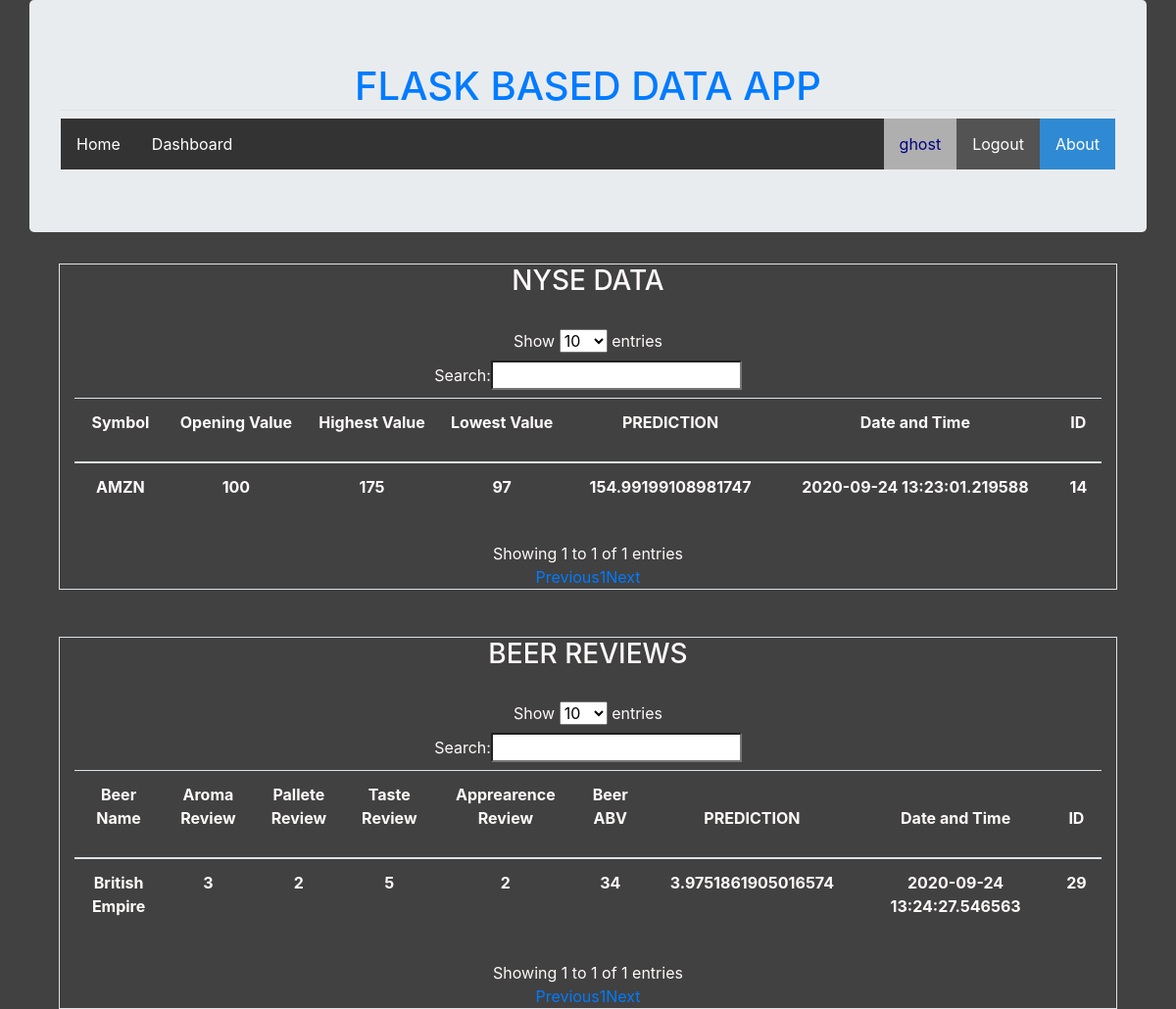
The page /dashboard (signed in) on the database as committed earlier.
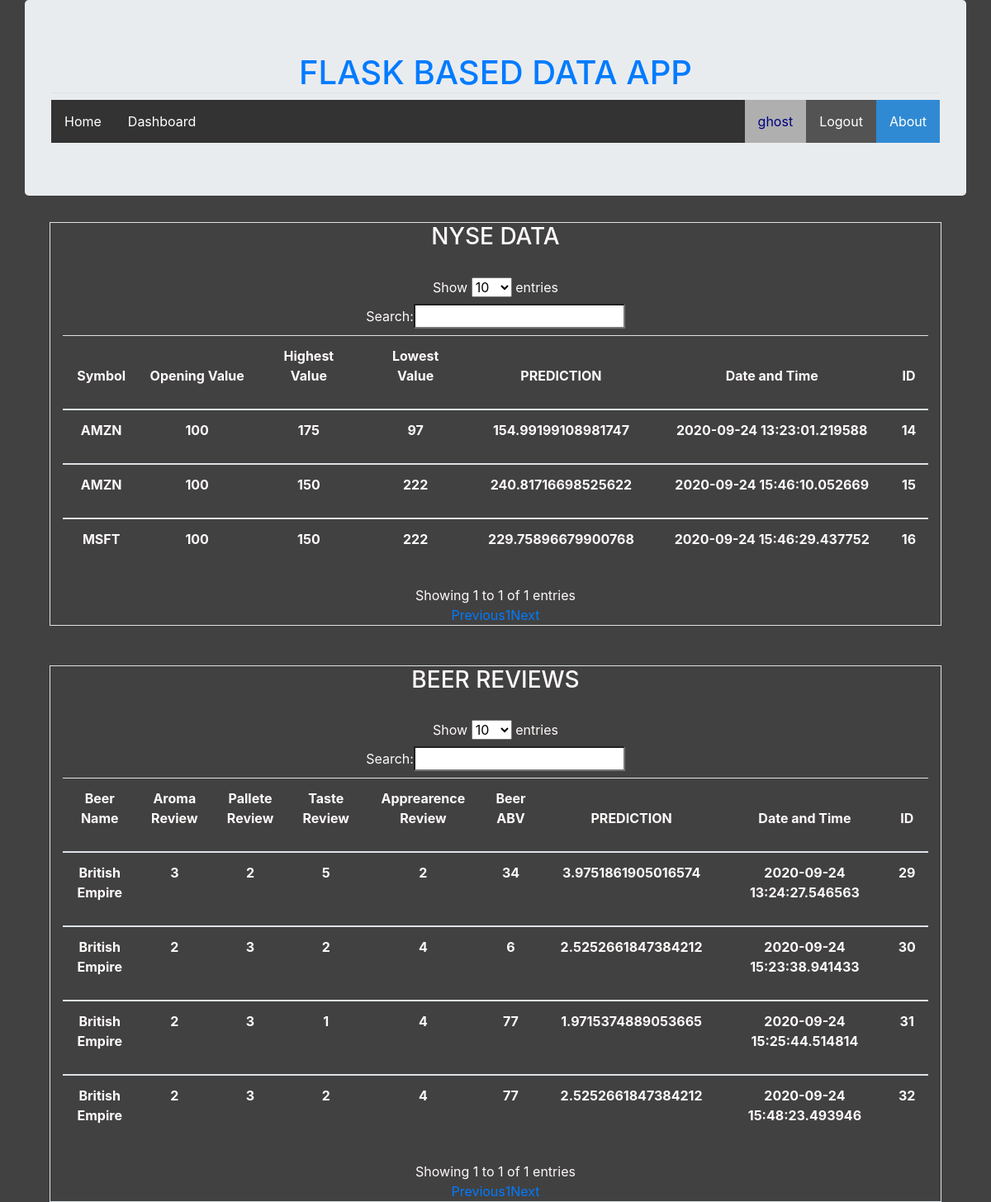
The same page on the database as committed later.
### dataapp/models.py (models this page shows, shortened)
class users(db.Model, UserMixin):
    id = db.Column("id", db.Integer, primary_key = True)
    name = db.Column(db.String(100), unique = True, nullable = False)
    email = db.Column(db.String(100), unique = True, nullable = False)
    password = db.Column(db.String(100))
    new_york = db.relationship("new_york", backref = "user_name", lazy = True)
    beers = db.relationship("beer_review", lazy = True)

class new_york(db.Model):
    id = db.Column("id", db.Integer, primary_key = True)
    company_symbol = db.Column(db.String(100), unique = False, nullable = False)
    open_val = db.Column(db.Integer)
    high_val = db.Column(db.Integer)
    low_val = db.Column(db.Integer)
    close_prediction = db.Column(db.Integer, default = 0)
    date_time = db.Column(db.DateTime, nullable=False, default=datetime.utcnow)
    user_id = db.Column(db.Integer, db.ForeignKey("users.id"), nullable = False)

class beer_review(db.Model):
    id = db.Column("id", db.Integer, primary_key = True)
    beer_name = db.Column(db.String(100), unique = False, nullable = False)
    review_aroma = db.Column(db.Integer)
    review_pallete = db.Column(db.Integer)
    review_taste = db.Column(db.Integer)
    review_appearance = db.Column(db.Integer)
    beer_abv = db.Column(db.Integer)
    prediction_review = db.Column(db.Integer, default = 0)
    date_time = db.Column(db.DateTime, nullable=False, default=datetime.utcnow)
    user_id = db.Column(db.Integer, db.ForeignKey("users.id"), nullable = False)
    def __repr__(self):
        return f"new_york('{self.beer_name}', '{self.review_aroma}', '{self.user_id}')"

### dataapp/main/routes.py (the view)
@main.route('/dashboard', methods=["POST", "GET"])
@login_required
def dashboard():
    user = users.query.get(current_user.id)
    nyse = user.new_york
    beers = beer_review.query.filter_by(user_id=current_user.id).all()
    print(beers)
    if not nyse and not beers:
        flash("No predictions done yet.", 'danger')
    return render_template("dashboard.html", post = nyse, beers = beers)

### dataapp/models.py (called while the page is built)
@login_manager.user_loader
def load_user(user_id):
    return users.query.get(int(user_id))

### dataapp/templates/dashboard.html (shortened to what this page needs)
{% extends "layout.html" %}
{% block content %}
    <div class = "container-fluid" style="color: snow;">
        {% if post %}
            <div class="container border" style="border: 3px;">
                <h3 style="border: 1px;">NYSE DATA</h3>
                <br>
                <table class="table table-hove" id = "nyse_table">
                    <thead>
                        <tr>
                            <th><p align="center">Symbol</p></th>
                            <th><p align="center">Opening Value</p></th>
                            <th><p align="center">Highest Value</p></th>
                            <th><p align="center">Lowest Value</p></th>
                            <th><p align="center">PREDICTION</p></th>
                            <th><p align="center">Date and Time</p></th>
                            <th><p align="center">ID</p></th>
                        </tr>
                    </thead>
                    {% for predict in post %}
                        <tbody>
                            <tr>
                                <th><p align="center">{{predict.company_symbol}}</p></th>
                                <th><p align="center">{{predict.open_val}}</p></th>
                                <th><p align="center">{{predict.high_val}}</p></th>
                                <th><p align="center">{{predict.low_val}}</p></th>
                                <th><p align="center">{{predict.close_prediction}}</p></th>
                                <th><p align="center">{{predict.date_time}}</p></th>
                                <th><p align="center">{{predict.id}}</p></th>
                            </tr>
                        </tbody>
                    {% endfor %}
                </table>
            </div>
        {% endif %}
        <br>
        <br>
        {% if beers %}
            <div class="container border">
                <h3>BEER REVIEWS</h3>
                <br>
                <table class="table table-hove" id = "beers_table">
                    <thead>
                        <tr>
                            <th><p align="center">Beer Name</p></th>
                            <th><p align="center">Aroma Review</p></th>
                            <th><p align="center">Pallete Review</p></th>
                            <th><p align="center">Taste Review</p></th>
                            <th><p align="center">Apprearence Review</p></th>
                            <th><p align="center">Beer ABV</p></th>
                            <th><p align="center">PREDICTION</p></th>
                            <th><p align="center">Date and Time</p></th>
                            <th><p align="center">ID</p></th>
                        </tr>
                    </thead>
                    {% for beer in beers %}
                        <tbody>
                            <tr>
                                <th><p align="center">{{beer.beer_name}}</p></th>
                                <th><p align="center">{{beer.review_aroma}}</p></th>
                                <th><p align="center">{{beer.review_pallete}}</p></th>
                                <th><p align="center">{{beer.review_taste}}</p></th>
                                <th><p align="center">{{beer.review_appearance}}</p></th>
                                <th><p align="center">{{beer.beer_abv}}</p></th>
                                <th><p align="center">{{beer.prediction_review}}</p></th>
                                <th><p align="center">{{beer.date_time}}</p></th>
                                <th><p align="center">{{beer.id}}</p></th>
                            </tr>
                        </tbody>
                    {% endfor %}
                </table>
            </div>
        {% endif %}
    </div>
{% endblock content %}

### dataapp/templates/layout.html (shortened to what this page needs)
<!DOCTYPE html>
<html>
<head>
    <link rel="stylesheet" href="https://maxcdn.bootstrapcdn.com/bootstrap/4.0.0/css/bootstrap.min.css">
    <link rel="stylesheet" type="text/css" href="{{ url_for('static', filename='style.css') }}">
</head>
<body style="background-color: rgb(65, 65, 65);">
    <div class="container jumbotron"  align="center">
        <h1 class = "border-bottom" style="color: rgb(65, 65, 65);"><a href="{{ url_for('main.home') }}">FLASK BASED DATA APP</a></h1>
        <ul>
            <li><a href="{{ url_for('main.home') }}">Home</a></li>
            <li><a href="{{ url_for('main.dashboard') }}">Dashboard</a></li>
            <li style="float:right"><a class="active" style="background-color: rgb(48, 138, 211)" href="{{ url_for('main.about') }}">About</a></li>
            {% if current_user.is_authenticated %}
                <li style="float:right"><a class="active" style="background-color: rgba(116, 114, 114, 0.514);" href="{{ url_for('account.logout') }}">Logout</a></li>
                <li style="float:right"><a class="active" style="background-color: rgb(175, 175, 175); color: navy;" href="#">{{current_user.name}}</a></li>
            {% else %}
            <li style="float:right"><a class="active" style="background-color: rgb(48, 138, 211)" href="{{ url_for('account.login') }}">Login</a></li>
            <li style="float:right"><a class="active" style="background-color: rgb(48, 138, 211)" href="{{ url_for('account.register') }}">Register</a></li>
            {% endif %}
        </ul>
    </div>
    <div class="container" align='center'>
        {% block content %}{% endblock %}
    </div>
</body>
</html>

### dataapp/static/style.css (style rules this page uses)
ul { list-style-type: none; margin: 0; padding: 0; overflow: hidden; background-color: #333; }
li { float: left; }
li a { display: block; color: white; text-align: center; padding: 14px 16px; text-decoration: none; }
.active { background-color: #3e92ca; }
body { background-image: url("https://i.pinimg.com/originals/62/da/98/62da98a3844145e89cd5aaf257d66eea.png"); background-repeat: no-repeat; background-attachment: fixed; background-size: 100% 100%; }

Rows that differ between the two databases and show on the page:
added new_york: company_symbol "AMZN", open_val "100", high_val "150", low_val "222", close_prediction "240.81716698525622", date_time "2020-09-24 15:46:10.052669", id "15"
added new_york: company_symbol "MSFT", open_val "100", high_val "150", low_val "222", close_prediction "229.75896679900768", date_time "2020-09-24 15:46:29.437752", id "16"
added beer_review: beer_name "British Empire", review_aroma "2", review_pallete "3", review_taste "2", review_appearance "4", beer_abv "6", prediction_review "2.5252661847384212", date_time "2020-09-24 15:23:38.941433", id "30"
added beer_review: beer_name "British Empire", review_aroma "2", review_pallete "3", review_taste "1", review_appearance "4", beer_abv "77", prediction_review "1.9715374889053665", date_time "2020-09-24 15:25:44.514814", id "31"
added beer_review: beer_name "British Empire", review_aroma "2", review_pallete "3", review_taste "2", review_appearance "4", beer_abv "77", prediction_review "2.5252661847384212", date_time "2020-09-24 15:48:23.493946", id "32"
